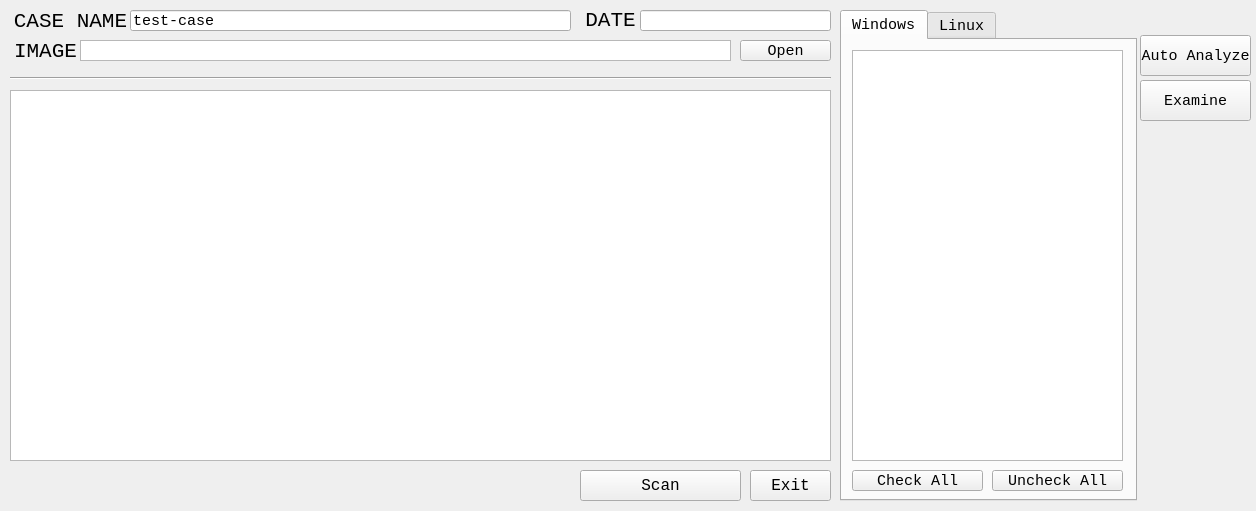
<?xml version="1.0" encoding="UTF-8"?>
<ui version="4.0">
 <class>MainWindow</class>
 <widget class="QMainWindow" name="MainWindow">
  <property name="geometry">
   <rect>
    <x>0</x>
    <y>0</y>
    <width>1256</width>
    <height>511</height>
   </rect>
  </property>
  <property name="windowTitle">
   <string>Volatility GUI by Pental</string>
  </property>
  <widget class="QWidget" name="centralwidget">
   <widget class="QPushButton" name="btn_exit">
    <property name="geometry">
     <rect>
      <x>750</x>
      <y>470</y>
      <width>81</width>
      <height>31</height>
     </rect>
    </property>
    <property name="font">
     <font>
      <family>Consolas</family>
      <pointsize>12</pointsize>
     </font>
    </property>
    <property name="text">
     <string>Exit</string>
    </property>
   </widget>
   <widget class="QLabel" name="lbl_status">
    <property name="geometry">
     <rect>
      <x>10</x>
      <y>470</y>
      <width>541</width>
      <height>31</height>
     </rect>
    </property>
    <property name="font">
     <font>
      <family>Consolas</family>
      <pointsize>18</pointsize>
     </font>
    </property>
   </widget>
   <widget class="QToolButton" name="btn_image_open">
    <property name="geometry">
     <rect>
      <x>740</x>
      <y>40</y>
      <width>91</width>
      <height>21</height>
     </rect>
    </property>
    <property name="font">
     <font>
      <family>Consolas</family>
      <pointsize>11</pointsize>
     </font>
    </property>
    <property name="text">
     <string>Open</string>
    </property>
   </widget>
   <widget class="QTextBrowser" name="txt_image_path">
    <property name="geometry">
     <rect>
      <x>80</x>
      <y>40</y>
      <width>651</width>
      <height>21</height>
     </rect>
    </property>
    <property name="font">
     <font>
      <family>Consolas</family>
      <pointsize>11</pointsize>
     </font>
    </property>
    <property name="verticalScrollBarPolicy">
     <enum>Qt::ScrollBarAlwaysOff</enum>
    </property>
   </widget>
   <widget class="Line" name="line">
    <property name="geometry">
     <rect>
      <x>10</x>
      <y>70</y>
      <width>821</width>
      <height>16</height>
     </rect>
    </property>
    <property name="orientation">
     <enum>Qt::Horizontal</enum>
    </property>
   </widget>
   <widget class="QTextBrowser" name="txt_result">
    <property name="geometry">
     <rect>
      <x>10</x>
      <y>90</y>
      <width>821</width>
      <height>371</height>
     </rect>
    </property>
    <property name="font">
     <font>
      <family>Consolas</family>
      <pointsize>10</pointsize>
     </font>
    </property>
   </widget>
   <widget class="QLabel" name="lbl_image">
    <property name="geometry">
     <rect>
      <x>10</x>
      <y>41</y>
      <width>71</width>
      <height>20</height>
     </rect>
    </property>
    <property name="font">
     <font>
      <family>Consolas</family>
      <pointsize>16</pointsize>
     </font>
    </property>
    <property name="layoutDirection">
     <enum>Qt::LeftToRight</enum>
    </property>
    <property name="text">
     <string>IMAGE</string>
    </property>
    <property name="alignment">
     <set>Qt::AlignCenter</set>
    </property>
   </widget>
   <widget class="QPushButton" name="btn_scan">
    <property name="geometry">
     <rect>
      <x>580</x>
      <y>470</y>
      <width>161</width>
      <height>31</height>
     </rect>
    </property>
    <property name="font">
     <font>
      <family>Consolas</family>
      <pointsize>12</pointsize>
     </font>
    </property>
    <property name="text">
     <string>Scan</string>
    </property>
   </widget>
   <widget class="QLabel" name="lbl_case_name">
    <property name="geometry">
     <rect>
      <x>10</x>
      <y>11</y>
      <width>121</width>
      <height>20</height>
     </rect>
    </property>
    <property name="font">
     <font>
      <family>Consolas</family>
      <pointsize>16</pointsize>
     </font>
    </property>
    <property name="layoutDirection">
     <enum>Qt::LeftToRight</enum>
    </property>
    <property name="text">
     <string>CASE NAME</string>
    </property>
    <property name="alignment">
     <set>Qt::AlignCenter</set>
    </property>
   </widget>
   <widget class="QLabel" name="lbl_date">
    <property name="geometry">
     <rect>
      <x>580</x>
      <y>10</y>
      <width>61</width>
      <height>20</height>
     </rect>
    </property>
    <property name="font">
     <font>
      <family>Consolas</family>
      <pointsize>16</pointsize>
     </font>
    </property>
    <property name="layoutDirection">
     <enum>Qt::LeftToRight</enum>
    </property>
    <property name="text">
     <string>DATE</string>
    </property>
    <property name="alignment">
     <set>Qt::AlignCenter</set>
    </property>
   </widget>
   <widget class="QLineEdit" name="txt_case_name">
    <property name="geometry">
     <rect>
      <x>130</x>
      <y>10</y>
      <width>441</width>
      <height>21</height>
     </rect>
    </property>
    <property name="font">
     <font>
      <family>Consolas</family>
      <pointsize>11</pointsize>
     </font>
    </property>
    <property name="text">
     <string>test-case</string>
    </property>
   </widget>
   <widget class="QLineEdit" name="txt_date">
    <property name="geometry">
     <rect>
      <x>640</x>
      <y>10</y>
      <width>191</width>
      <height>21</height>
     </rect>
    </property>
    <property name="font">
     <font>
      <family>Consolas</family>
      <pointsize>11</pointsize>
     </font>
    </property>
    <property name="text">
     <string/>
    </property>
   </widget>
   <widget class="QTabWidget" name="tab_plugin">
    <property name="geometry">
     <rect>
      <x>840</x>
      <y>10</y>
      <width>297</width>
      <height>491</height>
     </rect>
    </property>
    <property name="font">
     <font>
      <family>Consolas</family>
      <pointsize>11</pointsize>
     </font>
    </property>
    <property name="currentIndex">
     <number>0</number>
    </property>
    <widget class="QWidget" name="tab_windows">
     <attribute name="title">
      <string>Windows</string>
     </attribute>
     <widget class="QListWidget" name="list_plugins">
      <property name="geometry">
       <rect>
        <x>10</x>
        <y>10</y>
        <width>271</width>
        <height>411</height>
       </rect>
      </property>
      <property name="font">
       <font>
        <family>Consolas</family>
        <pointsize>10</pointsize>
       </font>
      </property>
     </widget>
     <widget class="QToolButton" name="btn_plugin_check">
      <property name="geometry">
       <rect>
        <x>10</x>
        <y>430</y>
        <width>131</width>
        <height>21</height>
       </rect>
      </property>
      <property name="font">
       <font>
        <family>Consolas</family>
        <pointsize>11</pointsize>
       </font>
      </property>
      <property name="text">
       <string>Check All</string>
      </property>
     </widget>
     <widget class="QToolButton" name="btn_plugin_uncheck">
      <property name="geometry">
       <rect>
        <x>150</x>
        <y>430</y>
        <width>131</width>
        <height>21</height>
       </rect>
      </property>
      <property name="font">
       <font>
        <family>Consolas</family>
        <pointsize>11</pointsize>
       </font>
      </property>
      <property name="text">
       <string>Uncheck All</string>
      </property>
     </widget>
    </widget>
    <widget class="QWidget" name="tab_linux">
     <attribute name="title">
      <string>Linux</string>
     </attribute>
    </widget>
   </widget>
   <widget class="QPushButton" name="btn_auto_analyze">
    <property name="geometry">
     <rect>
      <x>1140</x>
      <y>35</y>
      <width>111</width>
      <height>41</height>
     </rect>
    </property>
    <property name="font">
     <font>
      <family>Consolas</family>
      <pointsize>11</pointsize>
     </font>
    </property>
    <property name="text">
     <string>Auto Analyze</string>
    </property>
   </widget>
   <widget class="QPushButton" name="btn_examine">
    <property name="geometry">
     <rect>
      <x>1140</x>
      <y>80</y>
      <width>111</width>
      <height>41</height>
     </rect>
    </property>
    <property name="font">
     <font>
      <family>Consolas</family>
      <pointsize>11</pointsize>
     </font>
    </property>
    <property name="text">
     <string>Examine</string>
    </property>
   </widget>
  </widget>
 </widget>
 <resources/>
 <connections/>
</ui>
